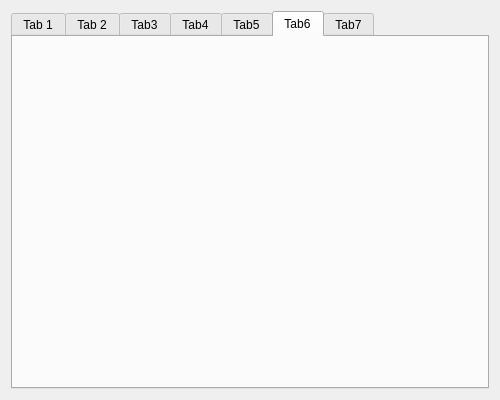
<?xml version="1.0" encoding="UTF-8"?>
<ui version="4.0">
 <class>MainWidget</class>
 <widget class="QWidget" name="MainWidget">
  <property name="enabled">
   <bool>true</bool>
  </property>
  <property name="geometry">
   <rect>
    <x>0</x>
    <y>0</y>
    <width>500</width>
    <height>400</height>
   </rect>
  </property>
  <property name="windowTitle">
   <string>MainWidget</string>
  </property>
  <layout class="QVBoxLayout" name="verticalLayout">
   <item>
    <widget class="QTabWidget" name="pTabWidget">
     <property name="currentIndex">
      <number>5</number>
     </property>
     <widget class="QWidget" name="pTab1">
      <attribute name="title">
       <string>Tab 1</string>
      </attribute>
     </widget>
     <widget class="QWidget" name="pTab2">
      <attribute name="title">
       <string>Tab 2</string>
      </attribute>
     </widget>
     <widget class="QWidget" name="pTab3">
      <attribute name="title">
       <string>Tab3</string>
      </attribute>
     </widget>
     <widget class="QWidget" name="pTab4">
      <attribute name="title">
       <string>Tab4</string>
      </attribute>
     </widget>
     <widget class="QWidget" name="pTab5">
      <attribute name="title">
       <string>Tab5</string>
      </attribute>
     </widget>
     <widget class="QWidget" name="pTab6">
      <attribute name="title">
       <string>Tab6</string>
      </attribute>
     </widget>
     <widget class="QWidget" name="pTab7">
      <attribute name="title">
       <string>Tab7</string>
      </attribute>
     </widget>
    </widget>
   </item>
  </layout>
 </widget>
 <resources/>
 <connections/>
</ui>
